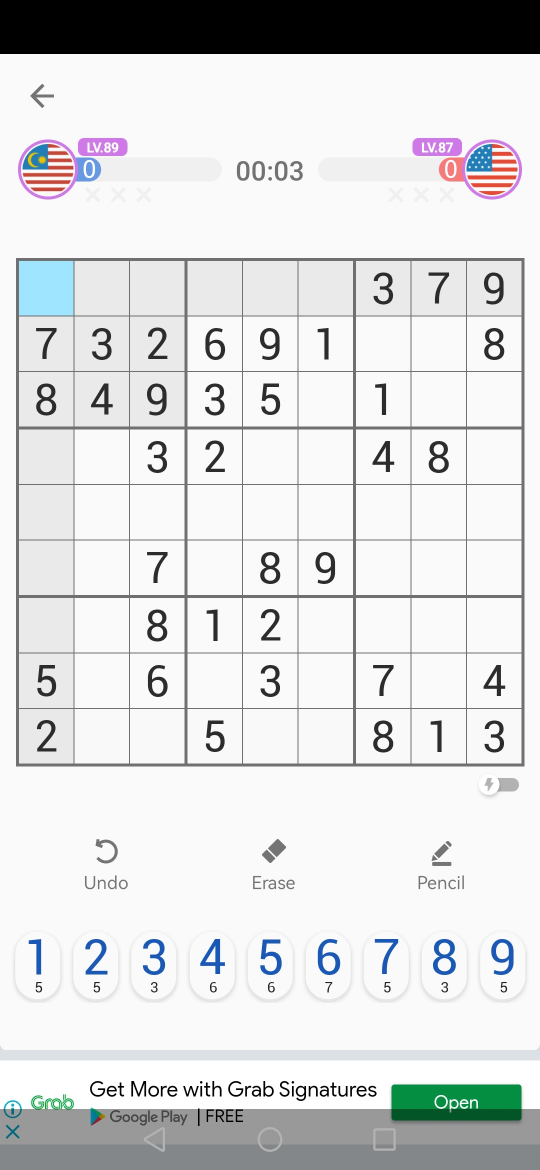
#> input picture images/sudoku/sudoku25.jpg, 1080 x 2340 px, found by its file name (shown at 1/2 size)
$ python imageBasedSudokuSolver.py
#> lines starting #> are read from the running program, lines starting #| are printed output that depends on the picture; after the words box and inside, x2 and y2 are one past the last pixel; in counts of white or black regions, pixels touching at a corner belong together
#> in imageBasedSudokuSolver, img is the input picture: shape (2340, 1080, 3); mean B, G, R 221.1, 220.5, 219.4
### scripts/ImageProcessingHelper.py
import cv2
import random
import string

def resizeImgToHeight(new_height:int, img):
#> called with new_height = 960
    height = img.shape[0]
    width = img.shape[1]
    scale_factor = new_height/height # adjust scale according to new height
    new_width = int(width * scale_factor)
    dimensions = (new_width, new_height)
    return cv2.resize(img, dimensions, interpolation=cv2.INTER_LINEAR), new_height, new_width

# [21 lines left out: functions generateRandomImageName, saveImage, saveContoursAsImages, not called in this run]

### scripts/imageBasedSudokuSolver.py
import cv2
import numpy as np
import signal

from ImageProcessingHelper import *
from sudoku_solver import SudokuSolver

class NotEnoughSquareError(Exception):
    pass

def timeout_handler(num, stack):
    raise TimeoutError

def imageBasedSudokuSolver(imagePath, templatePath, showImage, checkTimeout):
    img = cv2.imread(imagePath)

    # rescale image
    img, new_height, new_width = resizeImgToHeight(960, img)
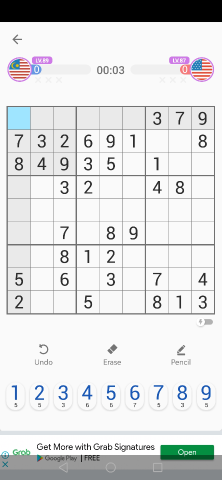
#> img: shape (960, 443, 3) (shown at 1/2 size); mean B, G, R 221.1, 220.5, 219.4
#> new_height = 960; new_width = 443

    gray = cv2.cvtColor(img, cv2.COLOR_BGR2GRAY)
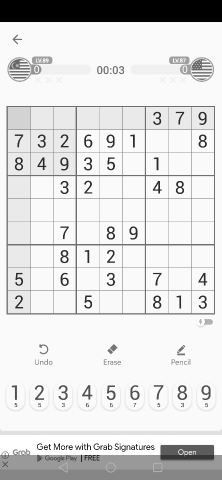
#> gray: shape (960, 443) (shown at 1/2 size); min 0, max 255, mean 220.2
    ret,thresh = cv2.threshold(gray,200,255,cv2.THRESH_BINARY_INV)
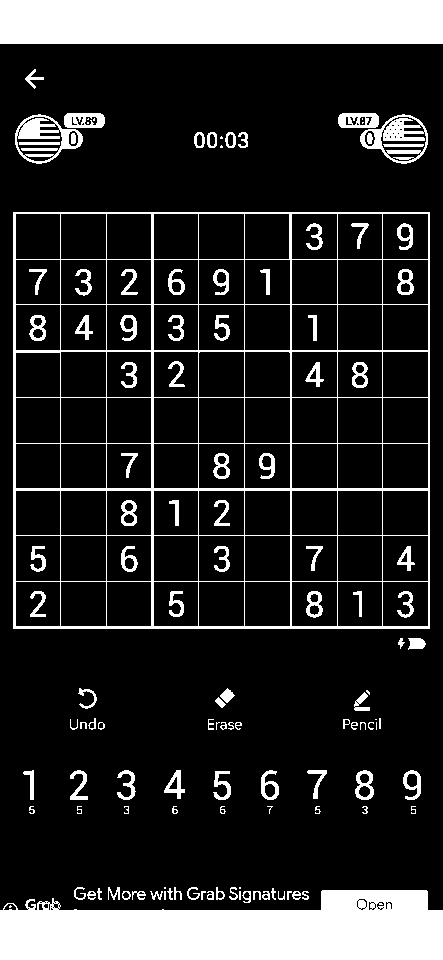
#> thresh: shape (960, 443); 17.1% white; 127 white regions (17 under 20 px), largest, box (x1, y1, x2, y2) and area: (0, 890, 443, 960) 24417, (0, 0, 443, 44) 19492, (13, 212, 430, 629) 13179

    # perform dilation to make the lines more visible
    kernel = np.array([[0., 1., 0.], [1., 1., 1.], [0., 1., 0.]],np.uint8)
    thresh = cv2.dilate(thresh, kernel)
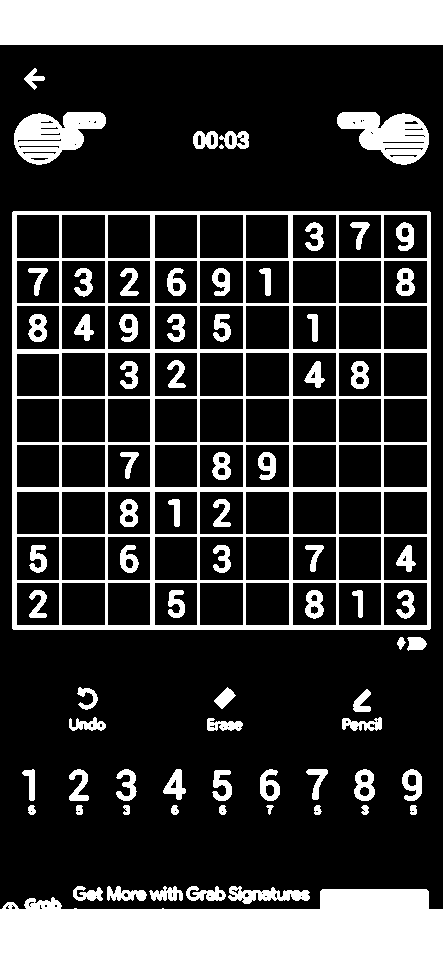
#> thresh: shape (960, 443); 23.2% white; 76 white regions (1 under 20 px)

    # cv2.RETR_EXTERNAL = only find the most external contours, excluding enclosed ones
    # cv2.CHAIN_APPROX_SIMPLE = only store few points of the contours
    contours, hierarchy = cv2.findContours(thresh, cv2.RETR_EXTERNAL, cv2.CHAIN_APPROX_SIMPLE)
#> contours = 40 contours, 1 with area under 20; largest, box (x1, y1, x2, y2) and area: (12, 211, 431, 630) 174722, (0, 889, 443, 960) 24668, (0, 0, 443, 45) 19448, (337, 112, 429, 165) 2981, (14, 112, 106, 165) 2981

    approxContours = [] # approximate contours

    # each contour stores a list of coordinates
    # supposeqdly a perfect contour with 4 sides should have only 4 points
    # but I put up to 20 for some tolerance, then afterwards the approxPolyDP will do 2nd time filtering
    for contour in contours:
        if (len(contour) < 20): # first layer of filtering
            perimeter = cv2.arcLength(contour,True)
            epsilon = 0.02*perimeter # maximum distance from contour to approximated contour
            approx = cv2.approxPolyDP(contour,epsilon,True)
            approxContours.append(approx)
#> this loop made 40 passes
#> (perimeter, epsilon, approx) on passes 29, 33, 40: (60.57, 1.21, [[227, 687], [214, 700], [221, 708], [235, 695]]), (1669.7, 33.39, [[13, 211], [12, 628], [429, 629], [430, 212]]), (972, 19.44, [[0, 0], [0, 44], [442, 44], [442, 0]])
#> after the loop, approxContours = 17 contours, 1 with area under 20; largest, box (x1, y1, x2, y2) and area: (12, 211, 431, 630) 173890, (0, 0, 443, 45) 19448, (214, 687, 236, 709) 206, (353, 689, 371, 712) 194, (22, 769, 35, 801) 144

    filteredContours = []
    for contour in approxContours:
        if (len(contour) ==4): # if the contour is a polygon with 4 sides
            filteredContours.append(contour)
#> this loop made 17 passes
#> contour on passes 12, 14, 17: [[227, 687], [214, 700], [221, 708], [235, 695]], [[13, 211], [12, 628], [429, 629], [430, 212]], [[0, 0], [0, 44], [442, 44], [442, 0]]
#> after the loop, filteredContours = 3 contours; box (x1, y1, x2, y2) and area: (12, 211, 431, 630) 173890, (0, 0, 443, 45) 19448, (214, 687, 236, 709) 206

    # find the biggest
    filteredContours = sorted(filteredContours, key=cv2.contourArea, reverse=True) # sort according to contourArea in descending order
    biggestContour = filteredContours[0]
#> biggestContour = [[13, 211], [12, 628], [429, 629], [430, 212]]

    # find topLeft(x,y) and bottomRight(x,y) of the biggestContour
    topLeftX = new_width
#> topLeftX = 443
    topLeftY = new_height
#> topLeftY = 960
    bottomRightX = 0
    bottomRightY = 0
    for points in biggestContour:
        point = points[0] # due to points is something like [[ 13 211]]
        if point[0] < topLeftX:
            topLeftX = point[0]
        if point[0] > bottomRightX:
            bottomRightX = point[0]
        if point[1] < topLeftY:
            topLeftY = point[1]
        if point[1] > bottomRightY:
            bottomRightY = point[1]
#> this loop made 4 passes
#> (topLeftX, bottomRightX, topLeftY, bottomRightY) on pass 1: (13, 13, 211, 211)
#> after the loop, bottomRightX = 430; bottomRightY = 629; topLeftX = 12; topLeftY = 211

    ## the [] around biggestContour is necessary as now there is only one contour
    #cv2.drawContours(img, [biggestContour], -1, (0, 255, 0), 3)

    # crop the image based on the topLeft(x,y) and bottomRight(x,y) of the biggestContour
    sudoku_thresh = thresh[topLeftY:bottomRightY, topLeftX:bottomRightX]
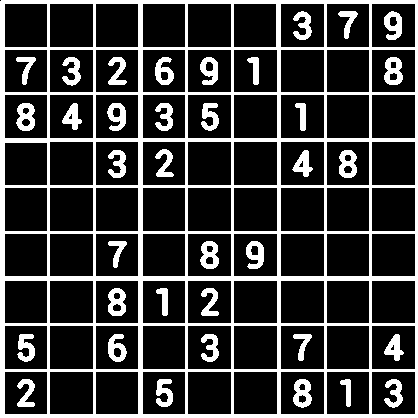
#> sudoku_thresh: shape (418, 418); 22% white; 37 white regions, largest, box (x1, y1, x2, y2) and area: (0, 0, 418, 418) 28119, (293, 379, 312, 408) 361, (16, 103, 35, 131) 358

    # further dilate to make the lines more visible, so that later we can get exactly 81 squares
    kernel = np.array([[0., 1., 0.], [1., 1., 1.], [0., 1., 0.]],np.uint8)
    dilated_sudoku = cv2.dilate(sudoku_thresh, kernel)
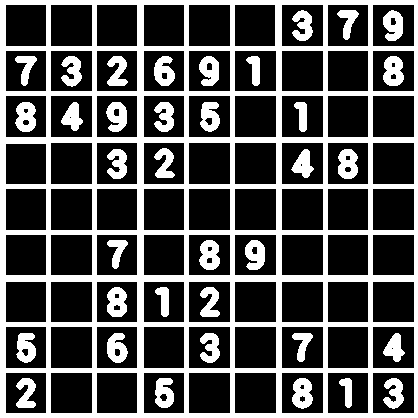
#> dilated_sudoku: shape (418, 418); 31.8% white; 37 white regions, largest, box (x1, y1, x2, y2) and area: (0, 0, 418, 418) 41580, (292, 378, 313, 409) 473, (383, 56, 404, 86) 472
    dilated_sudoku = cv2.dilate(dilated_sudoku, kernel)
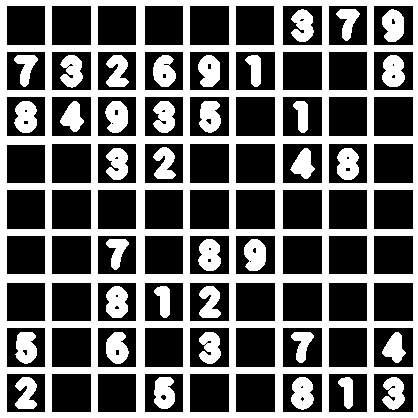
#> dilated_sudoku: shape (418, 418); 41.2% white; 37 white regions, largest, box (x1, y1, x2, y2) and area: (0, 0, 418, 418) 54392, (291, 377, 314, 410) 577, (382, 55, 405, 87) 576

    # inverse the binary image, to switch our area of interest (white contours) into the inner squares
    dilated_sudoku = cv2.bitwise_not(dilated_sudoku)
    fakeRGB_sudoku = cv2.cvtColor(sudoku_thresh, cv2.COLOR_GRAY2RGB)
#> fakeRGB_sudoku: shape (418, 418, 3); 22% white; 37 white regions
    cells_contours, _ = cv2.findContours(dilated_sudoku, cv2.RETR_EXTERNAL, cv2.CHAIN_APPROX_SIMPLE)
#> cells_contours = 81 contours; largest, box (x1, y1, x2, y2) and area: (374, 328, 413, 367) 1444, (283, 328, 322, 367) 1444, (236, 328, 275, 367) 1444, (190, 328, 229, 367) 1444, (52, 328, 91, 367) 1444

    if (len(cells_contours) != 81):
        raise NotEnoughSquareError

    template_list = ["template_1.png","template_2.png","template_3.png","template_4.png","template_5.png","template_6.png","template_7.png","template_8.png","template_9.png"]

    sudoku_w, sudoku_h = sudoku_thresh.shape

    grid = np.zeros([9,9])

    for count, templateImgName in enumerate(template_list):
        template = cv2.imread(templatePath + templateImgName)
        template =  cv2.cvtColor(template, cv2.COLOR_BGR2GRAY) # image read will be bgr, need to convert
        res = cv2.matchTemplate(sudoku_thresh,template,cv2.TM_CCOEFF_NORMED)
        threshold = 0.9 # digit 3 and 8 very similar, we need high threshold
        w1 = template.shape[0]
        h1 = template.shape[1]
        loc = np.where( res >= threshold)
        # there will be multiple points here, some might overlap each other
        # but it's ok, the operation is idempotent as long as the digit recognition is correct
        for pt in zip(*loc[::-1]):
            # "//" means floor division
            grid_y = pt[0]*9//sudoku_w # (x,y) in grid and (x,y) in sudoku are different
            grid_x = pt[1]*9//sudoku_h # (x,y) in grid and (x,y) in sudoku are different
            grid[grid_x][grid_y] = count + 1

    unsolvedGrid = grid.copy()

    print("\noriginal sudoku")
    print(unsolvedGrid) # validate whether all the digit recognition are correct
    solver = SudokuSolver()
    solver.solveSudoku(grid)
    print("\nsolved sudoku")
    print(grid) # validate whether the solved sudoku is correct

    # font
    font = cv2.FONT_HERSHEY_SIMPLEX
    # fontScale
    fontScale = 1
    # Blue color in BGR
    color = (255, 0, 0)
    # Line thickness of 2 px
    thickness = 2

    w_percell = sudoku_w//9
    h_percell = sudoku_h//9

    for i in range(0,9):
        for j in range(0,9):
            if (unsolvedGrid[i,j] == 0):
                # the origin is coordinates from bottom-left corner of the text
                # the w_percell*1//4 and h_perccell*3//4 are used to adjust the coordinate a little bit
                o_x = j*w_percell + w_percell*1//4
                o_y = i*h_percell + h_percell*3//4
                org = (o_x, o_y)
                fakeRGB_sudoku = cv2.putText(fakeRGB_sudoku, str(int(grid[i,j])), org, font, fontScale, color, thickness, cv2.LINE_AA)

    # REFERENCE: https://medium.com/@mh_yip/opencv-detect-whether-a-window-is-closed-or-close-by-press-x-button-ee51616f7088
    if (checkTimeout):
        signal.alarm(0) # turn of the alarm if it is able to reach this line
    if (showImage):
        wait_time = 500
        cv2.namedWindow("solved sudoku", cv2.WINDOW_KEEPRATIO)
        cv2.imshow("solved sudoku", fakeRGB_sudoku)
        while cv2.getWindowProperty('solved sudoku', cv2.WND_PROP_VISIBLE) >= 1:
            keyCode = cv2.waitKey(wait_time)
            if (keyCode & 0xFF) == ord("q"):
                cv2.destroyAllWindows()
                break

if __name__ == '__main__':

    # REFERENCE: https://medium.com/@chamilad/timing-out-of-long-running-methods-in-python-818b3582eed6
    signal.signal(signal.SIGALRM, timeout_handler)
    wait_timeout = 3
    signal.alarm(wait_timeout)

    try:
        imagePath = "/src/ImageBasedSudokuSolver/images/sudoku/sudoku25.jpg"
        templatePath = "/src/ImageBasedSudokuSolver/templates/"
        target=imageBasedSudokuSolver(imagePath, templatePath, True, True)
    except TimeoutError:
        print("\nTimeout! Probably this is due to poor digit recognition.\n")
    except NotEnoughSquareError:
        print("Couln't find 81 squares in the sudoku, not able to proceed.")
    except Exception as ex:
        print(ex)
    finally:
        signal.alarm(0)

$ run again, with images/sudoku/sudoku01.jpg copied over images/sudoku/sudoku25.jpg
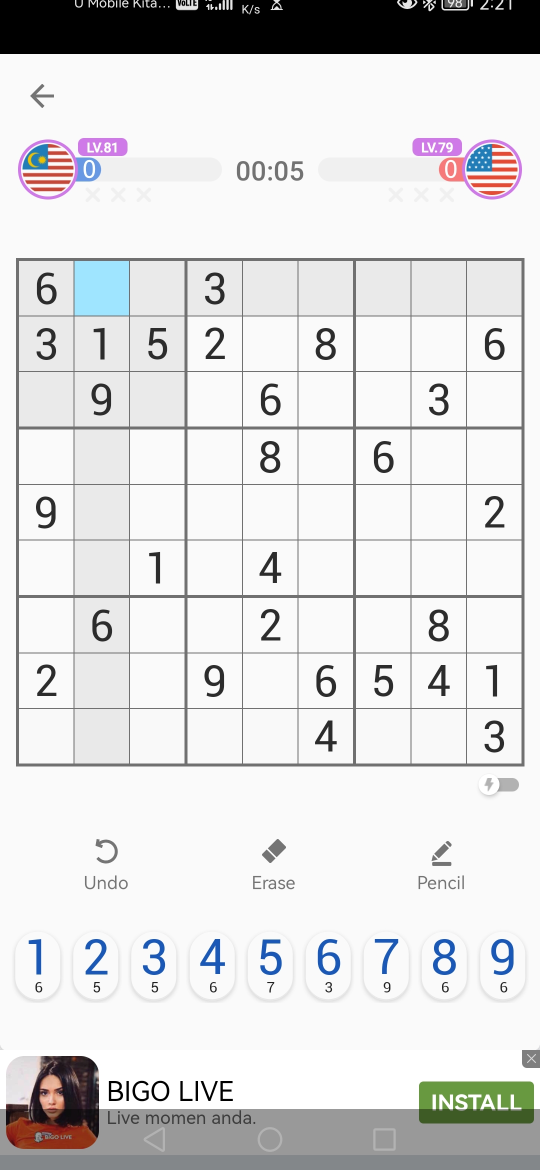
#> input picture images/sudoku/sudoku01.jpg, 1080 x 2340 px, found by its file name (shown at 1/2 size)
#> in imageBasedSudokuSolver, img is the input picture: shape (2340, 1080, 3); mean B, G, R 220.9, 220.4, 220.6
#> img: shape (960, 443, 3)
#> in imageBasedSudokuSolver, `img, new_height, new_width = resizeImgToHeight(960, img)`: new_height = 960; new_width = 443
#> in imageBasedSudokuSolver, `thresh = cv2.dilate(thresh, kernel)`:
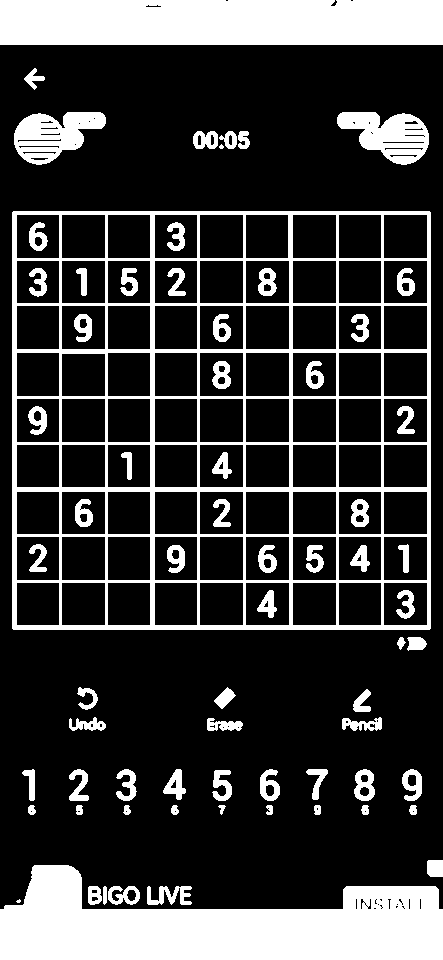
#> thresh: shape (960, 443); 23% white; 70 white regions (2 under 20 px)
#> contours = 42 contours, 2 with area under 20; largest, box (x1, y1, x2, y2) and area: (12, 211, 431, 630) 174722, (0, 865, 443, 960) 26635, (0, 0, 443, 45) 19420, (337, 112, 429, 165) 2981, (14, 112, 106, 165) 2981
#> the loop in imageBasedSudokuSolver, `for contour in contours:` made 42 passes
#> (perimeter, epsilon, approx) on passes 30, 34: (60.57, 1.21, [[227, 687], [214, 700], [221, 708], [235, 695]]), (1669.7, 33.39, [[13, 211], [12, 628], [429, 629], [430, 212]])
#> after the loop in imageBasedSudokuSolver, `for contour in contours:`: approxContours = 20 contours, 2 with area under 20; largest, box (x1, y1, x2, y2) and area: (12, 211, 431, 630) 173890, (427, 860, 443, 877) 229, (214, 687, 236, 709) 206, (88, 886, 102, 905) 196, (353, 689, 371, 712) 194
#> the loop in imageBasedSudokuSolver, `for contour in approxContours:` made 20 passes
#> contour on passes 16, 18: [[227, 687], [214, 700], [221, 708], [235, 695]], [[13, 211], [12, 628], [429, 629], [430, 212]]
#> after the loop in imageBasedSudokuSolver, `for contour in approxContours:`: filteredContours = 2 contours; box (x1, y1, x2, y2) and area: (12, 211, 431, 630) 173890, (214, 687, 236, 709) 206
#> biggestContour = [[13, 211], [12, 628], [429, 629], [430, 212]]
#> in imageBasedSudokuSolver, `topLeftX = new_width`: topLeftX = 443
#> in imageBasedSudokuSolver, `topLeftY = new_height`: topLeftY = 960
#> the loop in imageBasedSudokuSolver, `for points in biggestContour:` made 4 passes
#> (topLeftX, bottomRightX, topLeftY, bottomRightY) on pass 1: (13, 13, 211, 211)
#> after the loop in imageBasedSudokuSolver, `for points in biggestContour:`: bottomRightX = 430; bottomRightY = 629; topLeftX = 12; topLeftY = 211
#> sudoku_thresh: shape (418, 418); 20.8% white; 29 white regions, largest, box (x1, y1, x2, y2) and area: (0, 0, 418, 418) 28120, (200, 150, 219, 178) 350, (339, 288, 357, 316) 348
#> in imageBasedSudokuSolver, `dilated_sudoku = cv2.dilate(dilated_sudoku, kernel)`:
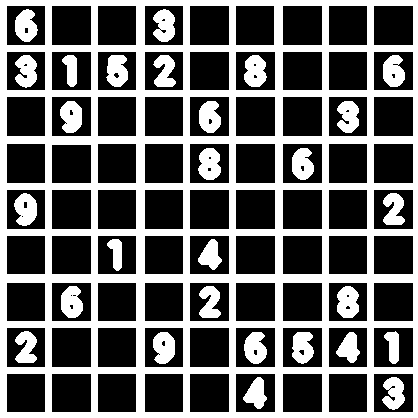
#> dilated_sudoku: shape (418, 418); 39.2% white; 29 white regions, largest, box (x1, y1, x2, y2) and area: (0, 0, 418, 418) 54393, (198, 148, 221, 180) 566, (244, 55, 267, 87) 562
#> fakeRGB_sudoku: shape (418, 418, 3); 20.8% white; 29 white regions
#> cells_contours = 81 contours; largest, box (x1, y1, x2, y2) and area: (374, 328, 413, 367) 1444, (283, 328, 322, 367) 1444, (236, 328, 275, 367) 1444, (190, 328, 229, 367) 1444, (52, 328, 91, 367) 1444
